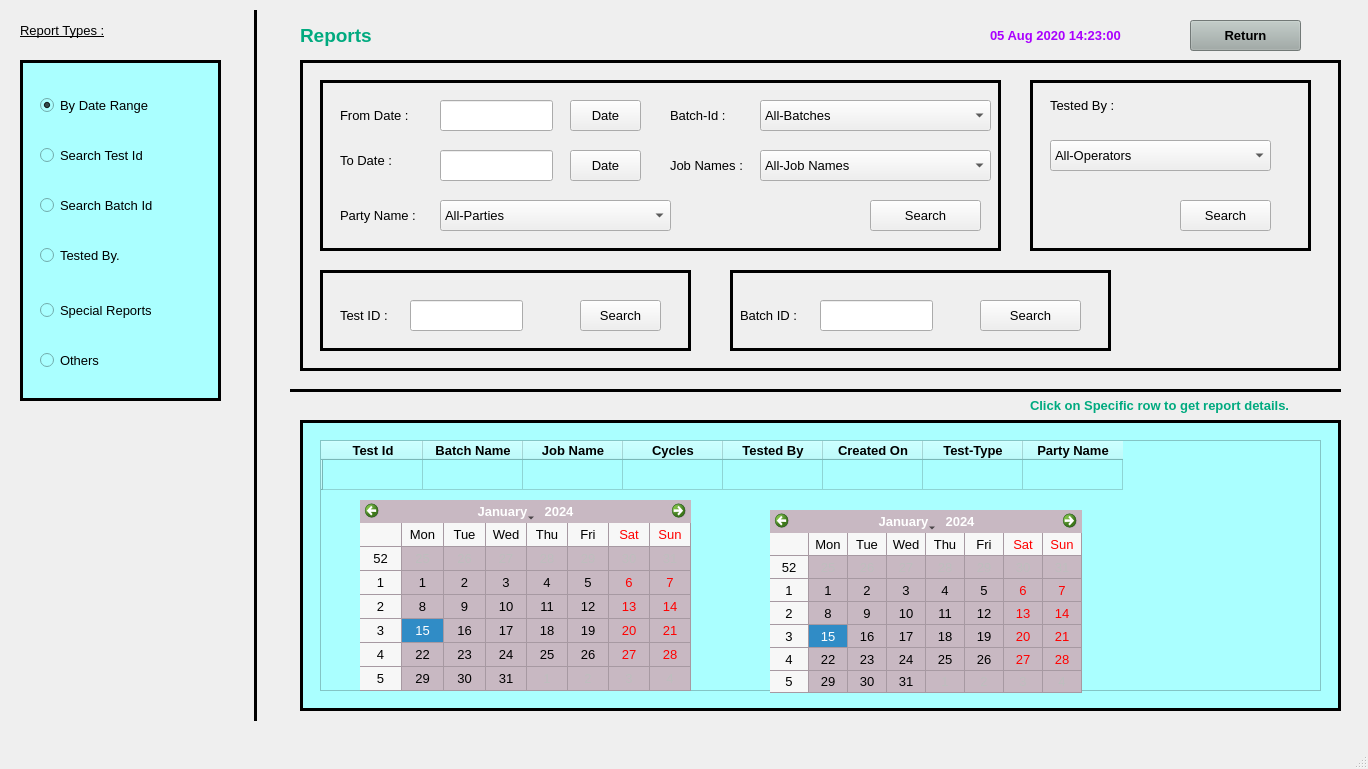
<?xml version="1.0" encoding="UTF-8"?>
<ui version="4.0">
 <class>MainWindow</class>
 <widget class="QMainWindow" name="MainWindow">
  <property name="geometry">
   <rect>
    <x>0</x>
    <y>0</y>
    <width>1368</width>
    <height>769</height>
   </rect>
  </property>
  <property name="windowTitle">
   <string>MainWindow</string>
  </property>
  <widget class="QWidget" name="centralwidget">
   <widget class="Line" name="line">
    <property name="geometry">
     <rect>
      <x>240</x>
      <y>10</y>
      <width>31</width>
      <height>711</height>
     </rect>
    </property>
    <property name="frameShadow">
     <enum>QFrame::Plain</enum>
    </property>
    <property name="lineWidth">
     <number>3</number>
    </property>
    <property name="orientation">
     <enum>Qt::Vertical</enum>
    </property>
   </widget>
   <widget class="QLabel" name="label">
    <property name="geometry">
     <rect>
      <x>20</x>
      <y>10</y>
      <width>91</width>
      <height>41</height>
     </rect>
    </property>
    <property name="font">
     <font>
      <family>Arial</family>
      <pointsize>10</pointsize>
      <underline>true</underline>
     </font>
    </property>
    <property name="text">
     <string>Report Types :</string>
    </property>
   </widget>
   <widget class="QFrame" name="frame">
    <property name="geometry">
     <rect>
      <x>300</x>
      <y>60</y>
      <width>1041</width>
      <height>311</height>
     </rect>
    </property>
    <property name="font">
     <font>
      <family>Arial</family>
      <pointsize>10</pointsize>
     </font>
    </property>
    <property name="styleSheet">
     <string notr="true"/>
    </property>
    <property name="frameShape">
     <enum>QFrame::Box</enum>
    </property>
    <property name="frameShadow">
     <enum>QFrame::Plain</enum>
    </property>
    <property name="lineWidth">
     <number>3</number>
    </property>
    <widget class="QFrame" name="frame_3">
     <property name="geometry">
      <rect>
       <x>20</x>
       <y>20</y>
       <width>681</width>
       <height>171</height>
      </rect>
     </property>
     <property name="frameShape">
      <enum>QFrame::Box</enum>
     </property>
     <property name="frameShadow">
      <enum>QFrame::Plain</enum>
     </property>
     <property name="lineWidth">
      <number>3</number>
     </property>
     <widget class="QLabel" name="label_4">
      <property name="geometry">
       <rect>
        <x>20</x>
        <y>20</y>
        <width>81</width>
        <height>31</height>
       </rect>
      </property>
      <property name="font">
       <font>
        <family>Arial</family>
        <pointsize>10</pointsize>
       </font>
      </property>
      <property name="text">
       <string>From Date :</string>
      </property>
     </widget>
     <widget class="QLineEdit" name="lineEdit">
      <property name="geometry">
       <rect>
        <x>120</x>
        <y>20</y>
        <width>113</width>
        <height>31</height>
       </rect>
      </property>
      <property name="font">
       <font>
        <family>Arial</family>
        <pointsize>10</pointsize>
       </font>
      </property>
     </widget>
     <widget class="QPushButton" name="pushButton_2">
      <property name="geometry">
       <rect>
        <x>250</x>
        <y>20</y>
        <width>71</width>
        <height>31</height>
       </rect>
      </property>
      <property name="font">
       <font>
        <family>Arial</family>
        <pointsize>10</pointsize>
       </font>
      </property>
      <property name="styleSheet">
       <string notr="true"/>
      </property>
      <property name="text">
       <string>Date</string>
      </property>
     </widget>
     <widget class="QLabel" name="label_5">
      <property name="geometry">
       <rect>
        <x>20</x>
        <y>60</y>
        <width>61</width>
        <height>41</height>
       </rect>
      </property>
      <property name="font">
       <font>
        <family>Arial</family>
        <pointsize>10</pointsize>
       </font>
      </property>
      <property name="text">
       <string>To Date :</string>
      </property>
     </widget>
     <widget class="QLineEdit" name="lineEdit_2">
      <property name="geometry">
       <rect>
        <x>120</x>
        <y>70</y>
        <width>113</width>
        <height>31</height>
       </rect>
      </property>
      <property name="font">
       <font>
        <family>Arial</family>
        <pointsize>10</pointsize>
       </font>
      </property>
     </widget>
     <widget class="QPushButton" name="pushButton_3">
      <property name="geometry">
       <rect>
        <x>250</x>
        <y>70</y>
        <width>71</width>
        <height>31</height>
       </rect>
      </property>
      <property name="font">
       <font>
        <family>Arial</family>
        <pointsize>10</pointsize>
       </font>
      </property>
      <property name="styleSheet">
       <string notr="true"/>
      </property>
      <property name="text">
       <string>Date</string>
      </property>
     </widget>
     <widget class="QLabel" name="label_3">
      <property name="geometry">
       <rect>
        <x>20</x>
        <y>120</y>
        <width>91</width>
        <height>31</height>
       </rect>
      </property>
      <property name="font">
       <font>
        <family>Arial</family>
        <pointsize>10</pointsize>
       </font>
      </property>
      <property name="text">
       <string>Party Name :</string>
      </property>
     </widget>
     <widget class="QComboBox" name="comboBox_2">
      <property name="geometry">
       <rect>
        <x>120</x>
        <y>120</y>
        <width>231</width>
        <height>31</height>
       </rect>
      </property>
      <property name="font">
       <font>
        <family>Arial</family>
        <pointsize>10</pointsize>
       </font>
      </property>
      <item>
       <property name="text">
        <string>All-Parties</string>
       </property>
      </item>
     </widget>
     <widget class="QLabel" name="label_8">
      <property name="geometry">
       <rect>
        <x>350</x>
        <y>20</y>
        <width>91</width>
        <height>31</height>
       </rect>
      </property>
      <property name="font">
       <font>
        <family>Arial</family>
        <pointsize>10</pointsize>
       </font>
      </property>
      <property name="text">
       <string>Batch-Id :</string>
      </property>
     </widget>
     <widget class="QComboBox" name="comboBox_3">
      <property name="geometry">
       <rect>
        <x>440</x>
        <y>20</y>
        <width>231</width>
        <height>31</height>
       </rect>
      </property>
      <property name="font">
       <font>
        <family>Arial</family>
        <pointsize>10</pointsize>
       </font>
      </property>
      <item>
       <property name="text">
        <string>All-Batches</string>
       </property>
      </item>
     </widget>
     <widget class="QComboBox" name="comboBox_4">
      <property name="geometry">
       <rect>
        <x>440</x>
        <y>70</y>
        <width>231</width>
        <height>31</height>
       </rect>
      </property>
      <property name="font">
       <font>
        <family>Arial</family>
        <pointsize>10</pointsize>
       </font>
      </property>
      <item>
       <property name="text">
        <string>All-Job Names</string>
       </property>
      </item>
     </widget>
     <widget class="QLabel" name="label_9">
      <property name="geometry">
       <rect>
        <x>350</x>
        <y>70</y>
        <width>91</width>
        <height>31</height>
       </rect>
      </property>
      <property name="font">
       <font>
        <family>Arial</family>
        <pointsize>10</pointsize>
       </font>
      </property>
      <property name="text">
       <string>Job Names :</string>
      </property>
     </widget>
     <widget class="QPushButton" name="pushButton_9">
      <property name="geometry">
       <rect>
        <x>550</x>
        <y>120</y>
        <width>111</width>
        <height>31</height>
       </rect>
      </property>
      <property name="font">
       <font>
        <family>Arial</family>
        <pointsize>10</pointsize>
       </font>
      </property>
      <property name="styleSheet">
       <string notr="true"/>
      </property>
      <property name="text">
       <string>Search</string>
      </property>
     </widget>
    </widget>
    <widget class="QFrame" name="frame_4">
     <property name="geometry">
      <rect>
       <x>20</x>
       <y>210</y>
       <width>371</width>
       <height>81</height>
      </rect>
     </property>
     <property name="frameShape">
      <enum>QFrame::Box</enum>
     </property>
     <property name="frameShadow">
      <enum>QFrame::Plain</enum>
     </property>
     <property name="lineWidth">
      <number>3</number>
     </property>
     <widget class="QLabel" name="label_6">
      <property name="geometry">
       <rect>
        <x>20</x>
        <y>30</y>
        <width>71</width>
        <height>31</height>
       </rect>
      </property>
      <property name="font">
       <font>
        <family>Arial</family>
        <pointsize>10</pointsize>
       </font>
      </property>
      <property name="text">
       <string>Test ID :</string>
      </property>
     </widget>
     <widget class="QLineEdit" name="lineEdit_3">
      <property name="geometry">
       <rect>
        <x>90</x>
        <y>30</y>
        <width>113</width>
        <height>31</height>
       </rect>
      </property>
      <property name="font">
       <font>
        <family>Arial</family>
        <pointsize>10</pointsize>
       </font>
      </property>
      <property name="text">
       <string/>
      </property>
     </widget>
     <widget class="QPushButton" name="pushButton_5">
      <property name="geometry">
       <rect>
        <x>260</x>
        <y>30</y>
        <width>81</width>
        <height>31</height>
       </rect>
      </property>
      <property name="font">
       <font>
        <family>Arial</family>
        <pointsize>10</pointsize>
       </font>
      </property>
      <property name="styleSheet">
       <string notr="true"/>
      </property>
      <property name="text">
       <string>Search</string>
      </property>
     </widget>
    </widget>
    <widget class="QFrame" name="frame_5">
     <property name="geometry">
      <rect>
       <x>430</x>
       <y>210</y>
       <width>381</width>
       <height>81</height>
      </rect>
     </property>
     <property name="frameShape">
      <enum>QFrame::Box</enum>
     </property>
     <property name="frameShadow">
      <enum>QFrame::Plain</enum>
     </property>
     <property name="lineWidth">
      <number>3</number>
     </property>
     <widget class="QLabel" name="label_7">
      <property name="geometry">
       <rect>
        <x>10</x>
        <y>30</y>
        <width>81</width>
        <height>31</height>
       </rect>
      </property>
      <property name="font">
       <font>
        <family>Arial</family>
        <pointsize>10</pointsize>
       </font>
      </property>
      <property name="text">
       <string>Batch ID :</string>
      </property>
     </widget>
     <widget class="QLineEdit" name="lineEdit_4">
      <property name="geometry">
       <rect>
        <x>90</x>
        <y>30</y>
        <width>113</width>
        <height>31</height>
       </rect>
      </property>
      <property name="font">
       <font>
        <family>Arial</family>
        <pointsize>10</pointsize>
       </font>
      </property>
     </widget>
     <widget class="QPushButton" name="pushButton_6">
      <property name="geometry">
       <rect>
        <x>250</x>
        <y>30</y>
        <width>101</width>
        <height>31</height>
       </rect>
      </property>
      <property name="font">
       <font>
        <family>Arial</family>
        <pointsize>10</pointsize>
       </font>
      </property>
      <property name="styleSheet">
       <string notr="true"/>
      </property>
      <property name="text">
       <string>Search</string>
      </property>
     </widget>
    </widget>
    <widget class="QFrame" name="frame_7">
     <property name="geometry">
      <rect>
       <x>730</x>
       <y>20</y>
       <width>281</width>
       <height>171</height>
      </rect>
     </property>
     <property name="frameShape">
      <enum>QFrame::Box</enum>
     </property>
     <property name="frameShadow">
      <enum>QFrame::Plain</enum>
     </property>
     <property name="lineWidth">
      <number>3</number>
     </property>
     <widget class="QPushButton" name="pushButton_8">
      <property name="geometry">
       <rect>
        <x>150</x>
        <y>120</y>
        <width>91</width>
        <height>31</height>
       </rect>
      </property>
      <property name="font">
       <font>
        <family>Arial</family>
        <pointsize>10</pointsize>
       </font>
      </property>
      <property name="styleSheet">
       <string notr="true"/>
      </property>
      <property name="text">
       <string>Search</string>
      </property>
     </widget>
     <widget class="QLabel" name="label_2">
      <property name="geometry">
       <rect>
        <x>20</x>
        <y>10</y>
        <width>71</width>
        <height>31</height>
       </rect>
      </property>
      <property name="font">
       <font>
        <family>Arial</family>
        <pointsize>10</pointsize>
       </font>
      </property>
      <property name="text">
       <string>Tested By :</string>
      </property>
     </widget>
     <widget class="QComboBox" name="comboBox">
      <property name="geometry">
       <rect>
        <x>20</x>
        <y>60</y>
        <width>221</width>
        <height>31</height>
       </rect>
      </property>
      <property name="font">
       <font>
        <family>Arial</family>
        <pointsize>10</pointsize>
       </font>
      </property>
      <item>
       <property name="text">
        <string>All-Operators</string>
       </property>
      </item>
     </widget>
    </widget>
    <widget class="QLabel" name="label_49">
     <property name="geometry">
      <rect>
       <x>890</x>
       <y>210</y>
       <width>71</width>
       <height>91</height>
      </rect>
     </property>
     <property name="font">
      <font>
       <family>Arial</family>
       <pointsize>10</pointsize>
       <weight>75</weight>
       <bold>true</bold>
       <underline>false</underline>
      </font>
     </property>
     <property name="styleSheet">
      <string notr="true">color: rgb(0, 170, 127);</string>
     </property>
     <property name="text">
      <string/>
     </property>
     <property name="pixmap">
      <pixmap>../images/AE_LOGO.jpg</pixmap>
     </property>
     <property name="alignment">
      <set>Qt::AlignLeading|Qt::AlignLeft|Qt::AlignVCenter</set>
     </property>
    </widget>
   </widget>
   <widget class="Line" name="line_2">
    <property name="geometry">
     <rect>
      <x>290</x>
      <y>380</y>
      <width>1051</width>
      <height>21</height>
     </rect>
    </property>
    <property name="frameShadow">
     <enum>QFrame::Plain</enum>
    </property>
    <property name="lineWidth">
     <number>3</number>
    </property>
    <property name="orientation">
     <enum>Qt::Horizontal</enum>
    </property>
   </widget>
   <widget class="QFrame" name="frame_2">
    <property name="geometry">
     <rect>
      <x>300</x>
      <y>420</y>
      <width>1041</width>
      <height>291</height>
     </rect>
    </property>
    <property name="styleSheet">
     <string notr="true">background-color: rgb(170, 255, 255);</string>
    </property>
    <property name="frameShape">
     <enum>QFrame::Box</enum>
    </property>
    <property name="frameShadow">
     <enum>QFrame::Plain</enum>
    </property>
    <property name="lineWidth">
     <number>3</number>
    </property>
    <widget class="QTableWidget" name="tableWidget">
     <property name="geometry">
      <rect>
       <x>20</x>
       <y>20</y>
       <width>1001</width>
       <height>251</height>
      </rect>
     </property>
     <property name="styleSheet">
      <string notr="true"/>
     </property>
     <row>
      <property name="text">
       <string/>
      </property>
     </row>
     <column>
      <property name="text">
       <string>Test Id</string>
      </property>
      <property name="font">
       <font>
        <family>Arial</family>
        <pointsize>10</pointsize>
        <weight>75</weight>
        <bold>true</bold>
       </font>
      </property>
     </column>
     <column>
      <property name="text">
       <string>Batch Name</string>
      </property>
      <property name="font">
       <font>
        <family>Arial</family>
        <pointsize>10</pointsize>
        <weight>75</weight>
        <bold>true</bold>
       </font>
      </property>
     </column>
     <column>
      <property name="text">
       <string>Job Name</string>
      </property>
      <property name="font">
       <font>
        <family>Arial</family>
        <pointsize>10</pointsize>
        <weight>75</weight>
        <bold>true</bold>
       </font>
      </property>
     </column>
     <column>
      <property name="text">
       <string>Cycles</string>
      </property>
      <property name="font">
       <font>
        <family>Arial</family>
        <pointsize>10</pointsize>
        <weight>75</weight>
        <bold>true</bold>
       </font>
      </property>
     </column>
     <column>
      <property name="text">
       <string>Tested By</string>
      </property>
      <property name="font">
       <font>
        <family>Arial</family>
        <pointsize>10</pointsize>
        <weight>75</weight>
        <bold>true</bold>
       </font>
      </property>
     </column>
     <column>
      <property name="text">
       <string>Created On</string>
      </property>
      <property name="font">
       <font>
        <family>Arial</family>
        <pointsize>10</pointsize>
        <weight>75</weight>
        <bold>true</bold>
       </font>
      </property>
     </column>
     <column>
      <property name="text">
       <string>Test-Type</string>
      </property>
      <property name="font">
       <font>
        <family>Arial</family>
        <pointsize>10</pointsize>
        <weight>75</weight>
        <bold>true</bold>
       </font>
      </property>
     </column>
     <column>
      <property name="text">
       <string>Party Name</string>
      </property>
      <property name="font">
       <font>
        <family>Arial</family>
        <pointsize>10</pointsize>
        <weight>75</weight>
        <bold>true</bold>
       </font>
      </property>
     </column>
     <item row="0" column="0">
      <property name="text">
       <string/>
      </property>
      <property name="font">
       <font>
        <family>Arial</family>
        <pointsize>10</pointsize>
       </font>
      </property>
     </item>
     <item row="0" column="1">
      <property name="text">
       <string/>
      </property>
      <property name="font">
       <font>
        <family>Arial</family>
        <pointsize>10</pointsize>
       </font>
      </property>
     </item>
     <item row="0" column="2">
      <property name="text">
       <string/>
      </property>
      <property name="font">
       <font>
        <family>Arial</family>
        <pointsize>10</pointsize>
       </font>
      </property>
     </item>
     <item row="0" column="3">
      <property name="text">
       <string/>
      </property>
      <property name="font">
       <font>
        <family>Arial</family>
        <pointsize>10</pointsize>
       </font>
      </property>
     </item>
     <item row="0" column="4">
      <property name="text">
       <string/>
      </property>
      <property name="font">
       <font>
        <family>Arial</family>
        <pointsize>10</pointsize>
       </font>
      </property>
     </item>
     <item row="0" column="5">
      <property name="text">
       <string/>
      </property>
      <property name="font">
       <font>
        <family>Arial</family>
        <pointsize>10</pointsize>
       </font>
      </property>
     </item>
     <item row="0" column="6">
      <property name="text">
       <string/>
      </property>
      <property name="font">
       <font>
        <family>Arial</family>
        <pointsize>10</pointsize>
       </font>
      </property>
     </item>
     <item row="0" column="7">
      <property name="text">
       <string/>
      </property>
      <property name="font">
       <font>
        <family>Arial</family>
        <pointsize>10</pointsize>
       </font>
      </property>
     </item>
    </widget>
    <widget class="QCalendarWidget" name="calendarWidget_2">
     <property name="geometry">
      <rect>
       <x>470</x>
       <y>90</y>
       <width>312</width>
       <height>183</height>
      </rect>
     </property>
     <property name="font">
      <font>
       <family>Arial</family>
       <pointsize>10</pointsize>
      </font>
     </property>
     <property name="styleSheet">
      <string notr="true">background-color: rgb(200, 184, 194);</string>
     </property>
     <property name="gridVisible">
      <bool>true</bool>
     </property>
    </widget>
    <widget class="QCalendarWidget" name="calendarWidget">
     <property name="geometry">
      <rect>
       <x>60</x>
       <y>80</y>
       <width>331</width>
       <height>191</height>
      </rect>
     </property>
     <property name="font">
      <font>
       <family>Arial</family>
       <pointsize>10</pointsize>
      </font>
     </property>
     <property name="styleSheet">
      <string notr="true">background-color: rgb(200, 184, 194);</string>
     </property>
     <property name="gridVisible">
      <bool>true</bool>
     </property>
    </widget>
   </widget>
   <widget class="QFrame" name="frame_6">
    <property name="geometry">
     <rect>
      <x>20</x>
      <y>60</y>
      <width>201</width>
      <height>341</height>
     </rect>
    </property>
    <property name="font">
     <font>
      <family>Arial</family>
      <pointsize>10</pointsize>
     </font>
    </property>
    <property name="styleSheet">
     <string notr="true">background-color: rgb(170, 255, 255);</string>
    </property>
    <property name="frameShape">
     <enum>QFrame::Box</enum>
    </property>
    <property name="frameShadow">
     <enum>QFrame::Plain</enum>
    </property>
    <property name="lineWidth">
     <number>3</number>
    </property>
    <widget class="QRadioButton" name="radioButton_3">
     <property name="geometry">
      <rect>
       <x>20</x>
       <y>20</y>
       <width>111</width>
       <height>51</height>
      </rect>
     </property>
     <property name="font">
      <font>
       <family>Arial</family>
       <pointsize>10</pointsize>
      </font>
     </property>
     <property name="text">
      <string>By Date Range</string>
     </property>
     <property name="checked">
      <bool>true</bool>
     </property>
    </widget>
    <widget class="QRadioButton" name="radioButton_5">
     <property name="geometry">
      <rect>
       <x>20</x>
       <y>70</y>
       <width>141</width>
       <height>51</height>
      </rect>
     </property>
     <property name="font">
      <font>
       <family>Arial</family>
       <pointsize>10</pointsize>
      </font>
     </property>
     <property name="text">
      <string>Search Test Id</string>
     </property>
    </widget>
    <widget class="QRadioButton" name="radioButton_6">
     <property name="geometry">
      <rect>
       <x>20</x>
       <y>120</y>
       <width>151</width>
       <height>51</height>
      </rect>
     </property>
     <property name="font">
      <font>
       <family>Arial</family>
       <pointsize>10</pointsize>
      </font>
     </property>
     <property name="text">
      <string>Search Batch Id</string>
     </property>
    </widget>
    <widget class="QRadioButton" name="radioButton_7">
     <property name="geometry">
      <rect>
       <x>20</x>
       <y>230</y>
       <width>151</width>
       <height>41</height>
      </rect>
     </property>
     <property name="font">
      <font>
       <family>Arial</family>
       <pointsize>10</pointsize>
      </font>
     </property>
     <property name="text">
      <string>Special Reports</string>
     </property>
    </widget>
    <widget class="QRadioButton" name="radioButton_8">
     <property name="geometry">
      <rect>
       <x>20</x>
       <y>280</y>
       <width>151</width>
       <height>41</height>
      </rect>
     </property>
     <property name="font">
      <font>
       <family>Arial</family>
       <pointsize>10</pointsize>
      </font>
     </property>
     <property name="text">
      <string>Others</string>
     </property>
    </widget>
    <widget class="QRadioButton" name="radioButton_9">
     <property name="geometry">
      <rect>
       <x>20</x>
       <y>170</y>
       <width>151</width>
       <height>51</height>
      </rect>
     </property>
     <property name="font">
      <font>
       <family>Arial</family>
       <pointsize>10</pointsize>
      </font>
     </property>
     <property name="text">
      <string>Tested By.</string>
     </property>
    </widget>
   </widget>
   <widget class="QLabel" name="label_47">
    <property name="geometry">
     <rect>
      <x>990</x>
      <y>20</y>
      <width>181</width>
      <height>31</height>
     </rect>
    </property>
    <property name="font">
     <font>
      <family>Arial</family>
      <pointsize>10</pointsize>
      <weight>75</weight>
      <bold>true</bold>
      <underline>false</underline>
     </font>
    </property>
    <property name="styleSheet">
     <string notr="true">color: rgb(170, 0, 255);</string>
    </property>
    <property name="text">
     <string>05 Aug 2020 14:23:00</string>
    </property>
    <property name="alignment">
     <set>Qt::AlignLeading|Qt::AlignLeft|Qt::AlignVCenter</set>
    </property>
   </widget>
   <widget class="QPushButton" name="pushButton_7">
    <property name="geometry">
     <rect>
      <x>1190</x>
      <y>20</y>
      <width>111</width>
      <height>31</height>
     </rect>
    </property>
    <property name="font">
     <font>
      <family>Arial</family>
      <pointsize>10</pointsize>
      <weight>75</weight>
      <bold>true</bold>
     </font>
    </property>
    <property name="cursor">
     <cursorShape>ArrowCursor</cursorShape>
    </property>
    <property name="styleSheet">
     <string notr="true">background-color: rgb(159, 170, 166);</string>
    </property>
    <property name="text">
     <string>Return</string>
    </property>
    <property name="flat">
     <bool>false</bool>
    </property>
   </widget>
   <widget class="QLabel" name="label_48">
    <property name="geometry">
     <rect>
      <x>300</x>
      <y>20</y>
      <width>101</width>
      <height>31</height>
     </rect>
    </property>
    <property name="font">
     <font>
      <family>Arial</family>
      <pointsize>14</pointsize>
      <weight>75</weight>
      <bold>true</bold>
      <underline>false</underline>
     </font>
    </property>
    <property name="styleSheet">
     <string notr="true">color: rgb(0, 170, 127);</string>
    </property>
    <property name="text">
     <string>Reports </string>
    </property>
    <property name="alignment">
     <set>Qt::AlignLeading|Qt::AlignLeft|Qt::AlignVCenter</set>
    </property>
   </widget>
   <widget class="QLabel" name="label_50">
    <property name="geometry">
     <rect>
      <x>1030</x>
      <y>390</y>
      <width>301</width>
      <height>31</height>
     </rect>
    </property>
    <property name="font">
     <font>
      <family>Arial</family>
      <pointsize>10</pointsize>
      <weight>75</weight>
      <bold>true</bold>
      <underline>false</underline>
     </font>
    </property>
    <property name="styleSheet">
     <string notr="true">color: rgb(0, 170, 127);</string>
    </property>
    <property name="text">
     <string>Click on Specific row to get report details.</string>
    </property>
    <property name="alignment">
     <set>Qt::AlignLeading|Qt::AlignLeft|Qt::AlignVCenter</set>
    </property>
   </widget>
  </widget>
  <widget class="QMenuBar" name="menubar">
   <property name="geometry">
    <rect>
     <x>0</x>
     <y>0</y>
     <width>1368</width>
     <height>21</height>
    </rect>
   </property>
  </widget>
  <widget class="QStatusBar" name="statusbar"/>
 </widget>
 <resources/>
 <connections/>
</ui>
